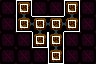

The image is a tile-based game level rendered from a .tmx file. Its description and complete source (layers, tilesets, objects, tile grids) follow:
An orthogonal 6x4 tile map with 16x16 px tiles, 3 tile layers (Maze Shape, Room Properties, Minimap).

<map version="1.10" tiledversion="1.11.0" orientation="orthogonal" renderorder="right-down" width="6" height="4" tilewidth="16" tileheight="16" infinite="0" nextlayerid="4" nextobjectid="1">
 <tileset firstgid="1" source="../LayoutTiles.tsx" />
 <layer id="1" name="Maze Shape" width="6" height="4">
  <data encoding="csv">
1,2,1,1,2,1,
1,51,33,33,52,1,
1,1,50,34,1,1,
1,1,1,50,1,1
</data>
 </layer>
 <layer id="2" name="Room Properties" width="6" height="4">
  <data encoding="csv">
5,37,5,5,37,5,
5,37,37,37,37,5,
5,5,37,37,5,5,
5,5,5,37,5,5
</data>
 </layer>
 <layer id="3" name="Minimap" width="6" height="4">
  <data encoding="csv">
0,13,0,0,13,0,
0,13,13,13,13,0,
0,0,13,13,0,0,
0,0,0,13,0,0
</data>
 </layer>
</map>
